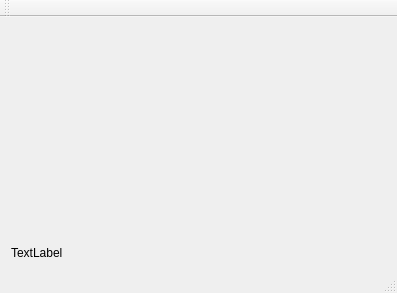
<?xml version="1.0" encoding="UTF-8"?>
<ui version="4.0">
 <class>MainWindow</class>
 <widget class="QMainWindow" name="MainWindow">
  <property name="geometry">
   <rect>
    <x>0</x>
    <y>0</y>
    <width>397</width>
    <height>293</height>
   </rect>
  </property>
  <property name="windowTitle">
   <string>MainWindow</string>
  </property>
  <property name="styleSheet">
   <string notr="true"/>
  </property>
  <widget class="QWidget" name="centralWidget">
   <layout class="QVBoxLayout" name="verticalLayout">
    <item>
     <widget class="QStackedWidget" name="stackedWidget">
      <property name="styleSheet">
       <string notr="true"/>
      </property>
      <property name="currentIndex">
       <number>3</number>
      </property>
      <widget class="QWidget" name="page_5"/>
      <widget class="QWidget" name="page_6"/>
      <widget class="QWidget" name="page"/>
      <widget class="QWidget" name="page_2"/>
     </widget>
    </item>
    <item>
     <widget class="QLabel" name="label">
      <property name="text">
       <string>TextLabel</string>
      </property>
     </widget>
    </item>
   </layout>
  </widget>
  <widget class="QMenuBar" name="menuBar">
   <property name="geometry">
    <rect>
     <x>0</x>
     <y>0</y>
     <width>397</width>
     <height>21</height>
    </rect>
   </property>
  </widget>
  <widget class="QToolBar" name="mainToolBar">
   <attribute name="toolBarArea">
    <enum>TopToolBarArea</enum>
   </attribute>
   <attribute name="toolBarBreak">
    <bool>false</bool>
   </attribute>
  </widget>
  <widget class="QStatusBar" name="statusBar"/>
 </widget>
 <layoutdefault spacing="6" margin="11"/>
 <resources/>
 <connections/>
</ui>
